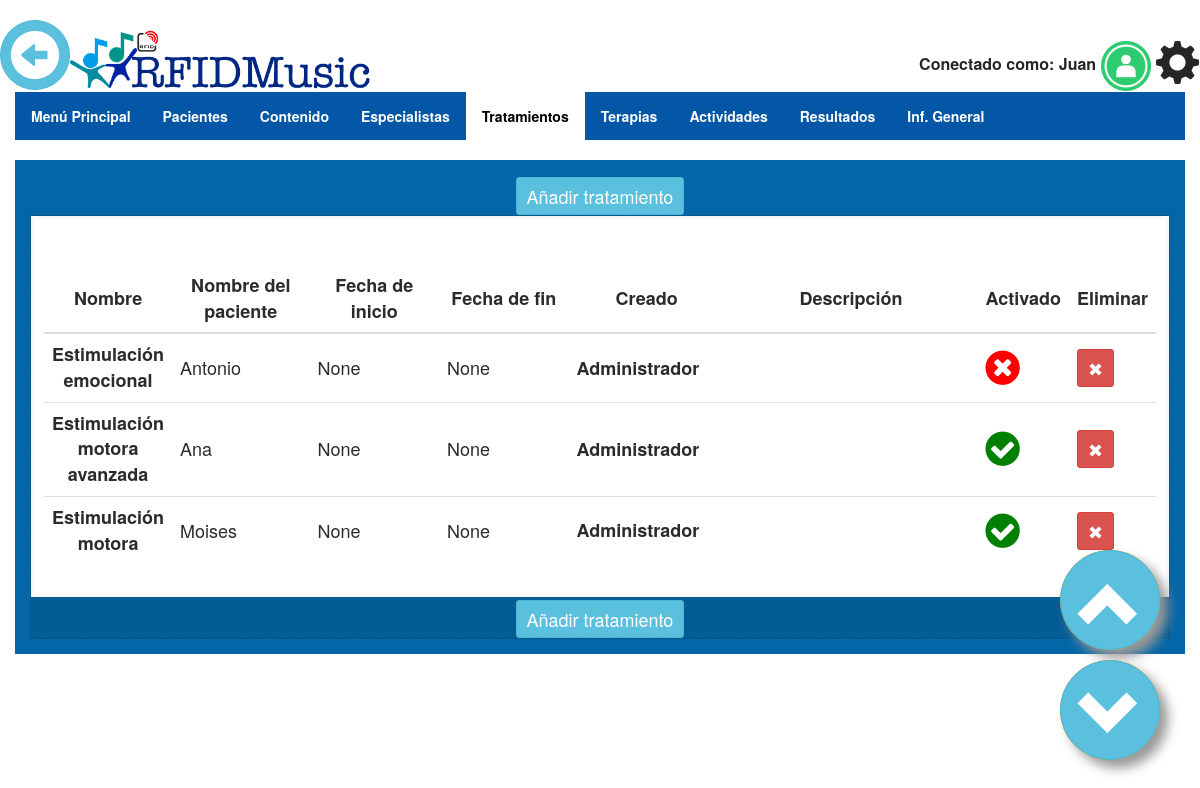
Page /settings/treatments_list/ (signed in) on the earlier database version.
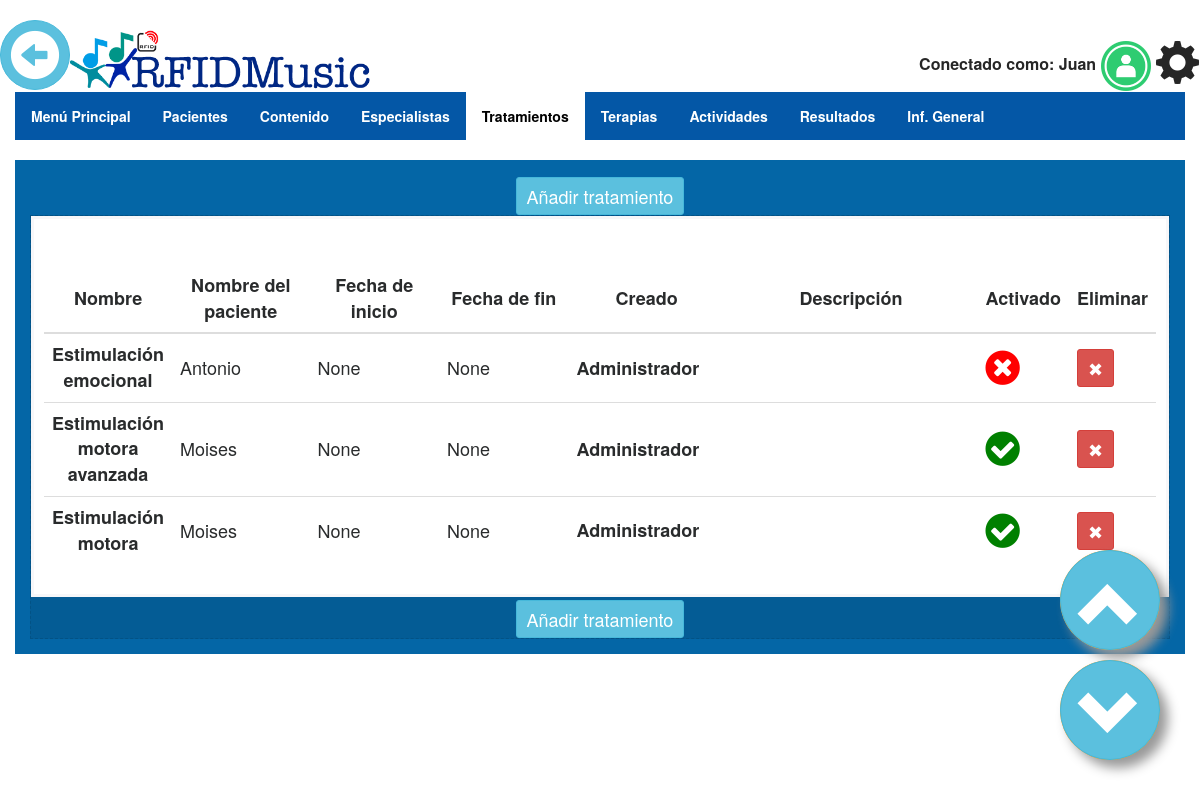
Same page on the later database version.
### appQRMusical/models.py (models this page shows, shortened)
class Supervisa(models.Model):
    especialista = models.ForeignKey(Especialista,on_delete=models.CASCADE)
    tratamiento = models.ForeignKey(Tratamiento,on_delete=models.CASCADE)
    class Meta:
        unique_together = ("especialista","tratamiento")

class Tratamiento(models.Model):
    id = models.AutoField(primary_key=True)
    nombre = models.CharField("Nombre",max_length=50)
    paciente = models.ForeignKey(Paciente,on_delete=models.CASCADE)
    fecha_inicio = models.DateField(null=True,blank=True)
    fecha_fin = models.DateField(null=True,blank=True)
    descripcion = models.TextField(blank=True)
    activado = models.BooleanField(default=False)

class Paciente(models.Model):
    id = models.AutoField(primary_key=True)
    imagen = models.ImageField(upload_to='profiles/', blank=True)
    nombre = models.CharField("Nombre",max_length=50)
    apellido = models.CharField("Apellido",max_length=50)
    fecha_de_nacimiento = models.DateField(null=True,blank=True)
    edad = models.IntegerField(null=True,blank=True)
    genero = models.CharField(max_length=10,choices = Genero, blank=True)
    nivel = models.IntegerField(choices = Nivel,default=1)
    codigo = models.CharField(max_length=8, blank=True)
    online = models.CharField(max_length=10, choices=Valores_Online, default="no")
    def __str__(self):
        return self.nombre

class Especialista(models.Model):
    user = models.OneToOneField(User, on_delete=models.CASCADE)
    nombre = models.CharField("Nombre",max_length=50)
    apellido = models.CharField("Apellido",max_length=50)
    email = models.EmailField()

### appQRMusical/views.py (the view)
# urls.py: url(r'^settings/treatments_list/$', Tratamientos_list, name='treatments_list'),
def Tratamientos_list(request):
	model = Tratamiento
	req = request.user.id
	thera = Especialista.objects.get(user_id=req)
	sup = Supervisa.objects.filter(especialista_id=thera)
	template_name="treatments_list.html"
	login_url='/login/'
	redirect_field_name = "/login/"
	context = {
	'QRM_color' : "QRM_orange",
	'object_list' : Tratamiento.objects.all(),
	'thera' : thera,
    'supervise' :  Supervisa.objects.all()
	}
	return render(request,'treatments_list.html',context)

### appQRMusical/templatetags/zbar_extras.py (called while the page is built)
@register.simple_tag
def stop_cam():
	print("Stop Cam")
	if global_vars.zbar_status != None:
		os.system("ps -A | grep zbar| awk '{print $1}' | xargs kill -9 $1")
		global_vars.zbar_status = None
		global_vars.cam = 1

@register.simple_tag
def restart_game_vars():
	print("Reset game's global vars")
	global_vars.game_fail = 0
	global_vars.game_success = 0
	global_vars.game_initialized = False
	global_vars.last_message = global_vars.message
	global_vars.message_alert = "alert-info"
	global_vars.game_image = "/files/static/Who.png"
	global_vars.game_image = ""
	global_vars.game_file = ""
	global_vars.game_display = "none"
	global_vars.message = 'Get close QR code to cam'

### appQRMusical/templates/treatments_list.html (shortened to what this page needs)
{% extends "body.html" %}
{% block content_wrapper %}
<ul class="ullist">
  <strong>
  <li><a class="ullista" href="{% url 'settings' %}">Menú Principal</a></li>
  <li><a class="ullista" href="{% url 'users_list' %}">Pacientes</a></li>
  <li><a class="ullista" href="{% url 'gallery' %}">Contenido</a></li>
  <li><a class="ullista" href="{% url 'therapists_list' %}">Especialistas </a></li>
  <li><a class="ullistactive" href="{% url 'treatments_list' %}">Tratamientos </a></li>
  <li><a class="ullista" href="{% url 'therapies_list' %}">Terapias </a></li>
  <li><a class="ullista" href="{% url 'activity_settings' %}">Actividades</a></li>
  <li><a class="ullista" href="{% url 'results' %}">Resultados</a></li>
  <li><a class="ullista" href="{% url 'summary' %}">Inf. General</a></li>
</strong>
</ul>
<div class="col-sm-12 QRM_box {{QRM_color}}">
		<a href="{% url 'create_treatment' %}">
			<div class="btn btn-sm btn-info">
				<p>Añadir tratamiento</p>
			</div>
		</a>
	<div class="QRM_box_in">
		<div class="QRM_wrapper_table">
			<table class="table table-hover">
				<thead>
					<tr>
						<th>Nombre</th>
						<th>Nombre del paciente</th>
						<th>Fecha de inicio</th>
						<th>Fecha de fin</th>
						<th>Creado</th>
						<th>Descripción</th>
						<th>Activado</th>
                        <th>Eliminar</th>
			    	</tr>
				</thead>
				<tbody>
					    {% for object in supervise %}
						        <tr onclick="document.location = '{% url 'update_treatment' object.tratamiento.id %}';">
		              				<th scope="row" style="width: 3%; vertical-align: middle;">
                                        {{ object.tratamiento.nombre }}
                                    </th>
		              				<td style="width: 15%; vertical-align: middle;">
		              					{{ object.tratamiento.paciente }}
		              				</td>
		              				<td style="width: 15%; vertical-align: middle;">{{ object.tratamiento.fecha_inicio }}</td>
		              				<td style="width: 15%; vertical-align: middle;">{{ object.tratamiento.fecha_fin }}</td>
		              				<td style="width: 15%; vertical-align: middle;"><strong>{{ object.especialista.nombre }}</strong></td>
		              				<td style="width: 30%; vertical-align: middle;">{{ object.tratamiento.descripcion }}</td>
		              				<td style="width: 5%; vertical-align: middle;">
		              					{% if object.tratamiento.activado %}
                                        <i class="fa fa-check-circle" style="font-size:40px;color:Green"></i>
                                        {% else %}
                                        <i class="fa fa-times-circle" style="font-size:40px;color:red"></i>
                                        {% endif %}
                                    </td>
							        <td style=" vertical-align: middle;">
								        <form action="{% url 'treatment_delete' object.tratamiento.id %}" method="post">
										        <button type="submit" class="btn btn-danger btn-sm">
											        <p>✖</p>
										        </button>
								        </form>
							        </td>
		            			</tr>x
					    {% endfor %}
				</tbody>
			</table>
		</div>
		<a href="{% url 'create_treatment' %}">
			<div class="btn btn-sm btn-info">
				<p>Añadir tratamiento</p>
			</div>
		</a>
</div>
</div>
{% endblock content_wrapper %}

### appQRMusical/templates/body.html
{% extends "base.html" %}
{% block body %}
<div class="container-fluid">
		{% block content_wrapper %}
		{% endblock content_wrapper %}
</div>
{% endblock body %}

### appQRMusical/templates/base.html (shortened to what this page needs)
<!DOCTYPE html>
{% load staticfiles %}
{% load zbar_extras %}
<html lang="es">
	<head>
		<link href="{% static 'css/bootstrap.min.css' %}" rel="stylesheet" type="text/css">
		<link href="{% static 'css/QRMusical.css' %}" rel="stylesheet" type="text/css">
		<link rel="stylesheet" href="{% static 'css/bootstrap-select.css' %}" type="text/css"/>
        <link rel="stylesheet" href="https://cdnjs.cloudflare.com/ajax/libs/font-awesome/4.7.0/css/font-awesome.min.css">
	</head>
	<body>
		<div id="sidebar" class="navbar QRM_nav navbar-static-top">
			<div class="container-fluid QRM_container">
       				<div class="navbar-header">
                        <a class="navbar-nav">
                            <button type="button" onclick="goBack()" class="btn btn-info btn-back btn-xl"><i class="glyphicon glyphicon-circle-arrow-left" style="font-size:50px"></i></button>
                        </a>
						{% if user.is_authenticated %}
					<a href="{% url 'settings' %}" class="navbar-brand QRM_navbar-brand">
						<img src="/files/static/RFIDMusic.png" class="QRM_logo">
					</a>
                    {% else %}
					<a class="navbar-brand QRM_navbar-brand">
						<img src="/files/static/RFIDMusic.png" class="QRM_logo">
					</a>
                        {%endif%}
				</div>
				<div class="navbar-collapse collapse" style="height: 1px;">
					<ul class="nav navbar-nav QRM_navbar_nav">
                        {% if player.online == "si" %}
						    <a>Conectado como: {{ player }}</a>
                        {% if player.imagen %}
  						    <a>
                                <img onclick="confirmationUser()" class="img-circle"src="/{{ player.imagen.url }}" style="width: 50px">
						    </a>
                        {% else %}
								    <a style="top: -11px;">
									    <img onclick="confirmationUser()" src="/files/static/log_g.png" style="width: 50px">
								    </a>
                        {% endif %}
                        {% else %}
						{% if user.is_authenticated %}
						    <a>Conectado como: {{ user }}  </a>
							<a style="top: -11px;">
							<img  onclick="confirmation()" src="/files/static/log_g.png" style="width: 50px">
							</a>
							<a href="{% url 'user' %}" style="font-size: 45px;"> <i style="top:15px;" class="glyphicon glyphicon-cog"> </i></a>
						{% else %}
						<a>Pulsa para conectar --></a>
						<a href="/login/" style="top: -11px;">
						<img src="/files/static/log_b.png" style="width: 50px" title="Login" alt="Login">
						</a>
						{% endif %}
                        {% endif %}
					</ul>
				</div>
			</div>
		</div>
		<div id="content">
			{% block body %}{% endblock body %}
		</div>
		<footer>
                <a onclick="scrollWin(-50)" class="float2">
                   <button type="button" class="btn btn-info btn-circle btn-xl"> <i class="glyphicon glyphicon-chevron-up" style="font-size:65px" ></i></button>
                </a>
                <a onclick="scrollWin(50)" class="float">
                   <button type="button" class="btn btn-info btn-circle btn-xl"> <i class="glyphicon glyphicon-chevron-down" style="font-size:65px" ></i></button>
                </a>
		</footer>
	</body>
</html>

### appQRMusical/static/css/QRMusical.css (style rules this page uses)
.QRM_nav { font-size: 16px; color: #262626; font-weight: bold; margin-bottom: 0px !important; }
.QRM_navbar_nav { float:right; }
.QRM_navbar-brand { font-size: 35px; }
.QRM_container { padding: 20px 0px 0px 0px; }
.QRM_box { margin-left: auto; margin-right: auto; margin-top: 20px; padding: 15px; text-align: center; font-size: 18px; line-height: 36px; -webkit-transition-duration: 0.4s; transition-duration: 0.4s; }
.QRM_box_in { border-style: dashed; border-width: thin; border-color: rgba(0, 0, 0, 0.1); background-color: rgba(0, 0, 0, 0.1); color: #fff; }
.QRM_orange { background-color: #0466A6; }
.QRM_wrapper_table { padding: 1.5rem; margin-right: 0; margin-bottom: 0; margin-left: 0; border-width: .2rem; position: relative; padding: 1rem; border: solid #f7f7f9; background-color: white; }
.QRM_logo { width: 300px; top: -5px; position: relative; display: inline-block !important; }
.float { position:fixed; width:100px; height:100px; bottom:40px; right:40px; background-color:#FF9F19; color:#FFF; border-radius:50px; text-align:center; box-shadow: 8px 8px 12px #999; }
.float2 { position:fixed; width:100px; height:100px; bottom:150px; right:40px; background-color:#FF9F19; color:#FFF; border-radius:50px; text-align:center; box-shadow: 8px 8px 12px #999; }
body { font-family: "Helvetica Neue",Helvetica,Arial,sans-serif; }
a { color: inherit; text-decoration: none; }
p { margin: 0; font-size: 18px; line-height: 26px; font-weight: 400; }
footer { padding: 10px 0px 20px 0px; }
table { color: #292b2c; }
td { text-align: left; vertical-align: middle !important; }
th { text-align: -webkit-center; vertical-align: middle !important; }
ul { list-style-type: none; margin: 0; padding: 0; overflow: hidden; background-color: #FFFFFF; }
.ullist { list-style-type: none; margin: 0; padding: 0; overflow: hidden; background-color: #0457A6; }
li { float: left; }
li a { display: block; color: black; text-align: center; padding: 14px 16px; text-decoration: none; }
.ullista { display: block; color: white; text-align: center; padding: 14px 16px; text-decoration: none; }
.ullistactive { color: bllack; background-color: #FFFFFF; }
.btn-back { width: 70px; height: 70px; text-align: center; padding: 7px 7px; font-size: 2px; line-height: 2; border-radius: 50px; }
.btn-circle { width: 100px; height: 100px; text-align: center; padding: 20px 15px; font-size: 24px; line-height: 2; border-radius: 50px; }

Differences in the rows shown:
changed through a linked row, Supervisa "Estimulación motora avanzada": tratamiento.paciente "Ana" → "Moises"
